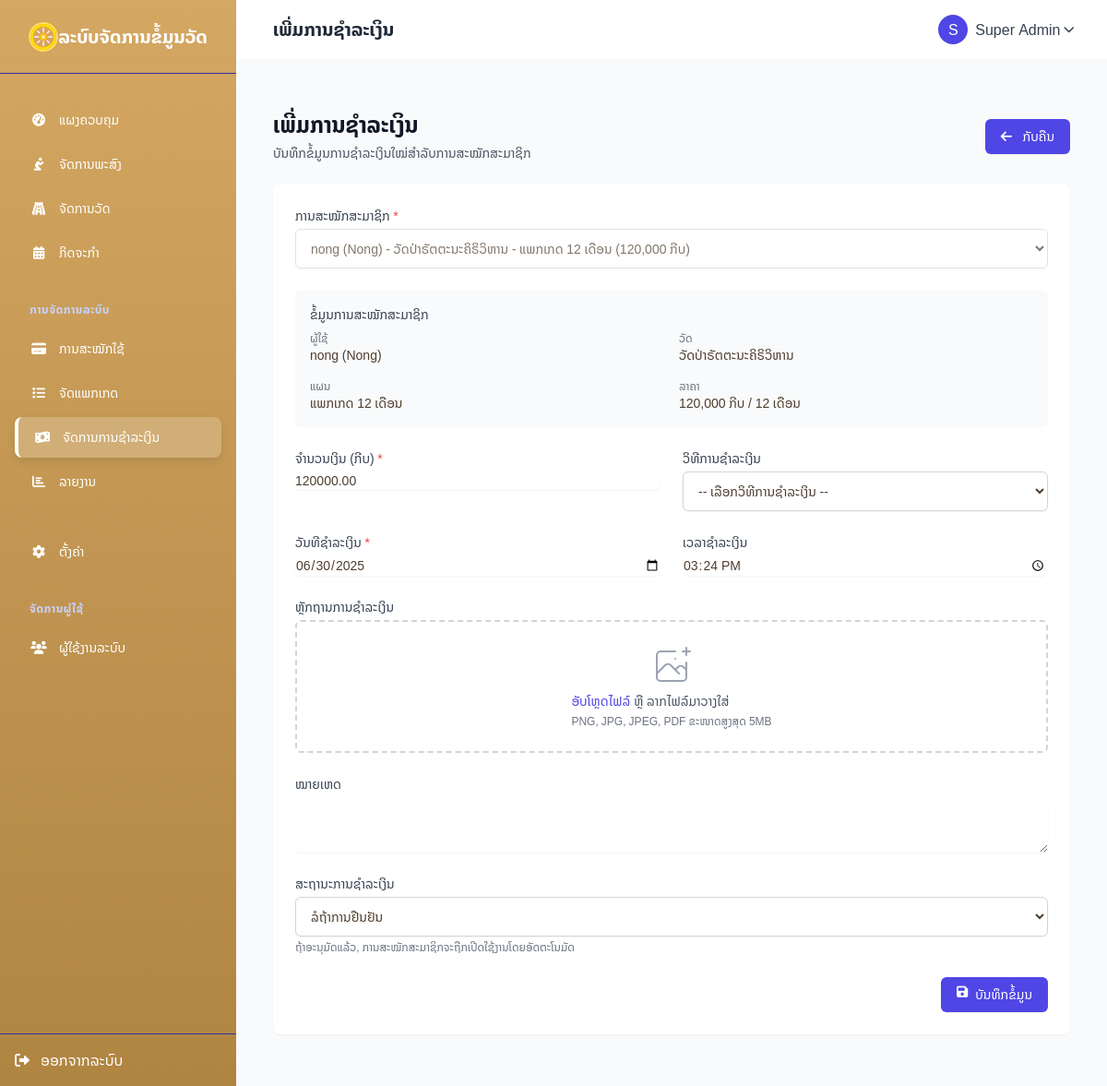
The app's page /subscription_payments/create.php?subscription_id=6 (signed in) with its own data.
### tables this page shows
CREATE TABLE `subscriptions` (
  `id` int(11) NOT NULL,
  `user_id` int(11) NOT NULL,
  `temple_id` int(11) DEFAULT NULL,
  `plan_id` int(11) DEFAULT NULL,
  `status` enum('active','expired','cancelled','pending') NOT NULL DEFAULT 'pending',
  `start_date` date NOT NULL,
  `end_date` date NOT NULL,
  `amount` decimal(10,2) NOT NULL DEFAULT 0.00,
  `payment_method` varchar(50) DEFAULT NULL,
  `payment_reference` varchar(100) DEFAULT NULL,
  `notes` text DEFAULT NULL,
  `created_at` datetime NOT NULL DEFAULT current_timestamp(),
  `updated_at` datetime DEFAULT NULL ON UPDATE current_timestamp()
);

CREATE TABLE `users` (
  `id` int(11) NOT NULL,
  `temple_id` int(11) DEFAULT NULL,
  `username` varchar(50) NOT NULL,
  `password` varchar(255) NOT NULL,
  `name` varchar(100) DEFAULT NULL,
  `role` enum('superadmin','admin','user','province_admin') DEFAULT 'user',
  `created_at` datetime DEFAULT current_timestamp(),
  `email` varchar(255) DEFAULT NULL,
  `phone` varchar(20) DEFAULT NULL,
  `status` enum('active','pending','inactive') NOT NULL DEFAULT 'pending',
  `updated_at` timestamp NULL DEFAULT NULL,
  `reset_token` varchar(255) DEFAULT NULL,
  `reset_token_expires` datetime DEFAULT NULL
);

CREATE TABLE `temples` (
  `id` int(11) NOT NULL,
  `name` varchar(255) NOT NULL,
  `address` text DEFAULT NULL,
  `phone` varchar(50) DEFAULT NULL,
  `email` varchar(255) DEFAULT NULL,
  `website` varchar(255) DEFAULT NULL,
  `founding_date` date DEFAULT NULL,
  `abbot_name` varchar(255) DEFAULT NULL,
  `description` text DEFAULT NULL,
  `photo` varchar(255) DEFAULT NULL,
  `logo` varchar(255) DEFAULT NULL,
  `latitude` decimal(10,8) DEFAULT NULL,
  `longitude` decimal(11,8) DEFAULT NULL,
  `status` enum('active','inactive') DEFAULT 'active',
  `created_at` timestamp NOT NULL DEFAULT current_timestamp(),
  `updated_at` timestamp NOT NULL DEFAULT current_timestamp() ON UPDATE current_timestamp(),
  `province_id` int(11) DEFAULT NULL,
  `district_id` int(11) DEFAULT NULL
);

CREATE TABLE `subscription_plans` (
  `id` int(11) NOT NULL,
  `name` varchar(100) NOT NULL,
  `description` text DEFAULT NULL,
  `price` decimal(10,2) NOT NULL DEFAULT 0.00,
  `duration_months` int(11) NOT NULL DEFAULT 1,
  `features` text DEFAULT NULL,
  `status` enum('active','inactive') NOT NULL DEFAULT 'active',
  `created_at` datetime NOT NULL DEFAULT current_timestamp(),
  `updated_at` timestamp NULL DEFAULT current_timestamp() ON UPDATE current_timestamp()
);

### config/base_url.php (called while the page is built, shortened)
<?php
$base_url = "http://localhost/temples/";
?>

### subscription_payments/create.php (the view, shortened to what this page needs)
<?php
require_once '../config/db.php';
require_once '../config/base_url.php';
require_once '../includes/header.php';
$is_superadmin = $_SESSION['user']['role'] === 'superadmin';
$is_admin = $_SESSION['user']['role'] === 'admin';
$temple_id = $_SESSION['user']['temple_id'] ?? null;
$subscription_id = isset($_GET['subscription_id']) && is_numeric($_GET['subscription_id']) ? (int)$_GET['subscription_id'] : null;
$subscription = null;
$subscription_sql = "
    SELECT s.id, s.user_id, s.temple_id, s.plan_id, s.status, s.start_date, s.end_date,
           u.username, u.name as user_name,
           t.name as temple_name,
           p.name as plan_name, p.price, p.duration_months
    FROM subscriptions s
    JOIN users u ON s.user_id = u.id
    JOIN temples t ON s.temple_id = t.id
    JOIN subscription_plans p ON s.plan_id = p.id
    WHERE s.status IN ('active', 'pending', 'expired')
";
if ($is_admin && !$is_superadmin) {
    $subscription_sql .= " AND s.temple_id = ?";
    $stmt = $pdo->prepare($subscription_sql);
    $stmt->execute([$temple_id]);
} else {
    $stmt = $pdo->query($subscription_sql);
}
$subscriptions = $stmt->fetchAll();
if ($subscription_id) {
    $stmt = $pdo->prepare("
        SELECT s.id, s.user_id, s.temple_id, s.plan_id, s.status, s.start_date, s.end_date,
               u.username, u.name as user_name,
               t.name as temple_name,
               p.name as plan_name, p.price, p.duration_months
        FROM subscriptions s
        JOIN users u ON s.user_id = u.id
        JOIN temples t ON s.temple_id = t.id
        JOIN subscription_plans p ON s.plan_id = p.id
        WHERE s.id = ?
    ");
    $stmt->execute([$subscription_id]);
    $subscription = $stmt->fetch();
}
?>
<div class="max-w-4xl mx-auto px-4 py-8">
    <div class="flex justify-between items-center mb-6">
        <div>
            <h1 class="text-2xl font-bold text-gray-900">ເພີ່ມການຊຳລະເງິນ</h1>
            <p class="mt-1 text-sm text-gray-600">ບັນທຶກຂໍ້ມູນການຊຳລະເງິນໃໝ່ສຳລັບການສະໝັກສະມາຊິກ</p>
        </div>
        <a href="<?= $base_url ?>subscription_payments/" class="py-2 px-4 border border-transparent rounded-md shadow-sm text-sm font-medium text-white bg-indigo-600 hover:bg-indigo-700 focus:outline-none focus:ring-2 focus:ring-offset-2 focus:ring-indigo-500">
            <i class="fas fa-arrow-left mr-2"></i> ກັບຄືນ
        </a>
    </div>
    <div class="bg-white shadow-sm rounded-lg overflow-hidden">
        <form method="post" enctype="multipart/form-data" class="p-6">
            <div class="grid grid-cols-1 gap-6">
                <div>
                    <label for="subscription_id" class="block text-sm font-medium text-gray-700 mb-1">ການສະໝັກສະມາຊິກ <span class="text-red-500">*</span></label>
                    <select name="subscription_id" id="subscription_id" required class="mt-1 block w-full py-2 px-3 border border-gray-300 bg-white rounded-md shadow-sm focus:outline-none focus:ring-indigo-500 focus:border-indigo-500 sm:text-sm" <?= $subscription_id ? 'disabled' : '' ?>>
                        <?php foreach ($subscriptions as $sub): ?>
                        <option value="<?= $sub['id'] ?>" <?= ($subscription_id == $sub['id']) ? 'selected' : '' ?>>
                            <?= htmlspecialchars($sub['user_name']) ?> (<?= htmlspecialchars($sub['username']) ?>) -
                        </option>
                        <?php endforeach; ?>
                    </select>
                </div>
                <?php if ($subscription): ?>
                <div class="bg-gray-50 p-4 rounded-md">
                    <h3 class="text-sm font-medium text-gray-700 mb-2">ຂໍ້ມູນການສະໝັກສະມາຊິກ</h3>
                    <div class="grid grid-cols-1 md:grid-cols-2 gap-4">
                        <div>
                            <p class="text-xs text-gray-500">ຜູ້ໃຊ້</p>
                            <p class="text-sm font-medium"><?= htmlspecialchars($subscription['user_name']) ?> (<?= htmlspecialchars($subscription['username']) ?>)</p>
                        </div>
                        <div>
                            <p class="text-xs text-gray-500">ວັດ</p>
                            <p class="text-sm font-medium"><?= htmlspecialchars($subscription['temple_name']) ?></p>
                        </div>
                        <div>
                            <p class="text-xs text-gray-500">ແຜນ</p>
                            <p class="text-sm font-medium"><?= htmlspecialchars($subscription['plan_name']) ?></p>
                        </div>
                        <div>
                            <p class="text-xs text-gray-500">ລາຄາ</p>
                            <p class="text-sm font-medium"><?= number_format($subscription['price']) ?> ກີບ / <?= $subscription['duration_months'] ?> ເດືອນ</p>
                        </div>
                    </div>
                </div>
                <?php endif; ?>
                <div class="grid grid-cols-1 md:grid-cols-2 gap-6">
                    <div>
                        <label for="amount" class="block text-sm font-medium text-gray-700 mb-1">ຈຳນວນເງິນ (ກີບ) <span class="text-red-500">*</span></label>
                        <input type="number" name="amount" id="amount" required min="1" value="<?= isset($_POST['amount']) ? htmlspecialchars($_POST['amount']) : ($subscription ? $subscription['price'] : '') ?>" class="mt-1 focus:ring-indigo-500 focus:border-indigo-500 block w-full shadow-sm sm:text-sm border-gray-300 rounded-md">
                    </div>
                    <div>
                        <label for="payment_method" class="block text-sm font-medium text-gray-700 mb-1">ວິທີການຊຳລະເງິນ</label>
                        <select name="payment_method" id="payment_method" class="mt-1 block w-full py-2 px-3 border border-gray-300 bg-white rounded-md shadow-sm focus:outline-none focus:ring-indigo-500 focus:border-indigo-500 sm:text-sm">
                            <option value="">-- ເລືອກວິທີການຊຳລະເງິນ --</option>
                        </select>
                    </div>
                </div>
                <div class="grid grid-cols-1 md:grid-cols-2 gap-6">
                    <div>
                        <label for="payment_date" class="block text-sm font-medium text-gray-700 mb-1">ວັນທີຊຳລະເງິນ <span class="text-red-500">*</span></label>
                        <input type="date" name="payment_date" id="payment_date" required value="<?= isset($_POST['payment_date']) ? htmlspecialchars($_POST['payment_date']) : date('Y-m-d') ?>" class="mt-1 focus:ring-indigo-500 focus:border-indigo-500 block w-full shadow-sm sm:text-sm border-gray-300 rounded-md">
                    </div>
                    <div>
                        <label for="payment_time" class="block text-sm font-medium text-gray-700 mb-1">ເວລາຊຳລະເງິນ</label>
                        <input type="time" name="payment_time" id="payment_time" value="<?= isset($_POST['payment_time']) ? htmlspecialchars($_POST['payment_time']) : date('H:i') ?>" class="mt-1 focus:ring-indigo-500 focus:border-indigo-500 block w-full shadow-sm sm:text-sm border-gray-300 rounded-md">
                    </div>
                </div>
                <div>
                    <label for="payment_proof" class="block text-sm font-medium text-gray-700 mb-1">ຫຼັກຖານການຊຳລະເງິນ</label>
                    <div class="mt-1 flex justify-center px-6 pt-5 pb-6 border-2 border-gray-300 border-dashed rounded-md">
                        <div class="space-y-1 text-center">
                            <div class="flex text-sm text-gray-600">
                                <label for="payment_proof" class="relative cursor-pointer bg-white rounded-md font-medium text-indigo-600 hover:text-indigo-500 focus-within:outline-none focus-within:ring-2 focus-within:ring-offset-2 focus-within:ring-indigo-500">
                                    <span>ອັບໂຫຼດໄຟລ໌</span>
                                </label>
                                <p class="pl-1">ຫຼື ລາກໄຟລ໌ມາວາງໃສ່</p>
                            </div>
                            <p class="text-xs text-gray-500">PNG, JPG, JPEG, PDF ຂະໜາດສູງສຸດ 5MB</p>
                        </div>
                    </div>
                </div>
                <div>
                    <label for="notes" class="block text-sm font-medium text-gray-700 mb-1">ໝາຍເຫດ</label>
                    <textarea name="notes" id="notes" rows="3" class="mt-1 focus:ring-indigo-500 focus:border-indigo-500 block w-full shadow-sm sm:text-sm border-gray-300 rounded-md"><?= isset($_POST['notes']) ? htmlspecialchars($_POST['notes']) : '' ?></textarea>
                </div>
                <div>
                    <label for="status" class="block text-sm font-medium text-gray-700 mb-1">ສະຖານະການຊຳລະເງິນ</label>
                    <select name="status" id="status" class="mt-1 block w-full py-2 px-3 border border-gray-300 bg-white rounded-md shadow-sm focus:outline-none focus:ring-indigo-500 focus:border-indigo-500 sm:text-sm">
                        <option value="pending" <?= (isset($_POST['status']) && $_POST['status'] === 'pending') || !isset($_POST['status']) ? 'selected' : '' ?>>ລໍຖ້າການຢືນຢັນ</option>
                    </select>
                    <p class="mt-1 text-xs text-gray-500">ຖ້າອະນຸມັດແລ້ວ, ການສະໝັກສະມາຊິກຈະຖືກເປີດໃຊ້ງານໂດຍອັດຕະໂນມັດ</p>
                </div>
                <div class="flex justify-end">
                    <button type="submit" class="inline-flex justify-center py-2 px-4 border border-transparent shadow-sm text-sm font-medium rounded-md text-white bg-indigo-600 hover:bg-indigo-700 focus:outline-none focus:ring-2 focus:ring-offset-2 focus:ring-indigo-500">
                        <i class="fas fa-save mr-2"></i> ບັນທຶກຂໍ້ມູນ
                    </button>
                </div>
            </div>
        </form>
    </div>
</div>
<?php
require_once '../includes/footer.php';
?>

### assets/css/head.css (style rules this page uses)
body { font-family: 'Noto Sans Lao', sans-serif; background-color: #F9FAFB; }
:root { --color-primary: #D4A762; --color-primary-dark: #B08542; --color-secondary: #9B7C59; --color-accent: #E9CDA8; --color-light: #F9F5F0; --color-lightest: #FFFCF7; --color-dark: #4E3E2E; --color-muted: #8E7D6A; --color-success: #7A9B78; --color-danger: #C57B70; }
body { color: var(--color-dark); background-color: var(--color-lightest); }

### records on screen
subscriptions: user.name "nong", user.username "Nong", temple.name "ວັດປ່າຣັຕຕະນະຄິຣິວິຫານ", plan.name "ແພກເກດ 12 ເດືອນ", plan.price "120,000", plan.duration_months "12", amount "120000.00"

### other values on screen
$page_title "ເພີ່ມການຊຳລະເງິນ"
substr($_SESSION['user']['name'], 0, 1) "S"
$_SESSION['user']['name'] "Super Admin"
form field subscription_id "nong (Nong) - ວັດປ່າຣັຕຕະນະຄິຣິວິຫານ - ແພກເກດ 12 ເດືອນ (120,000 ກີບ)"
